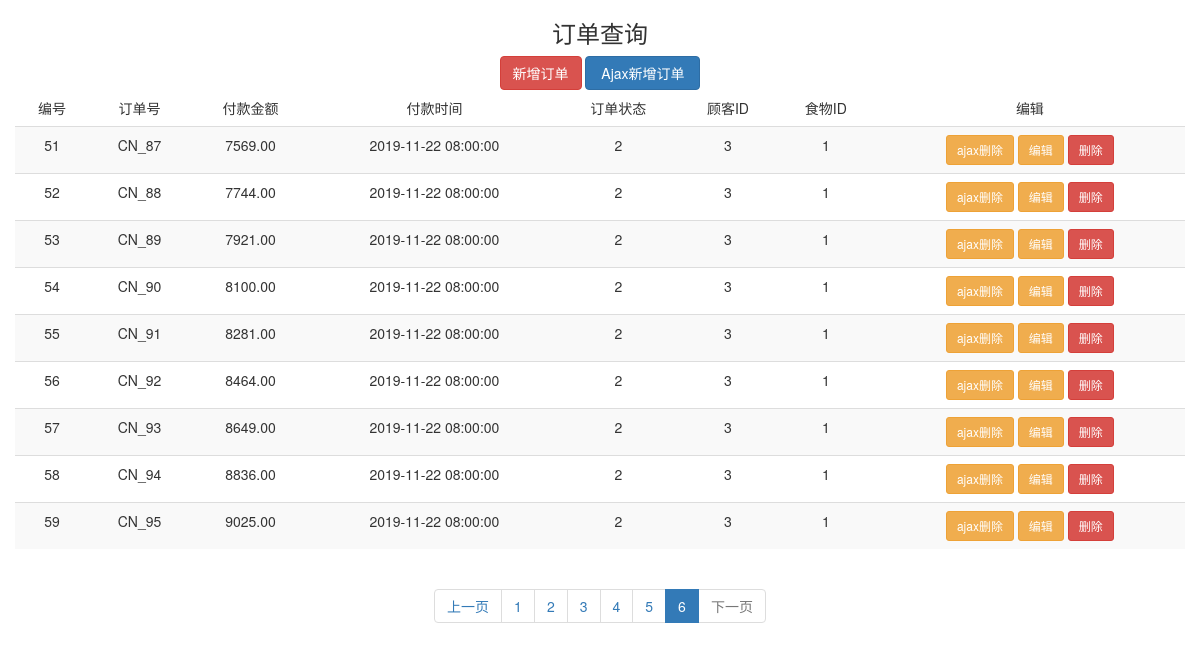
The app's page /index/?page=6, older data.
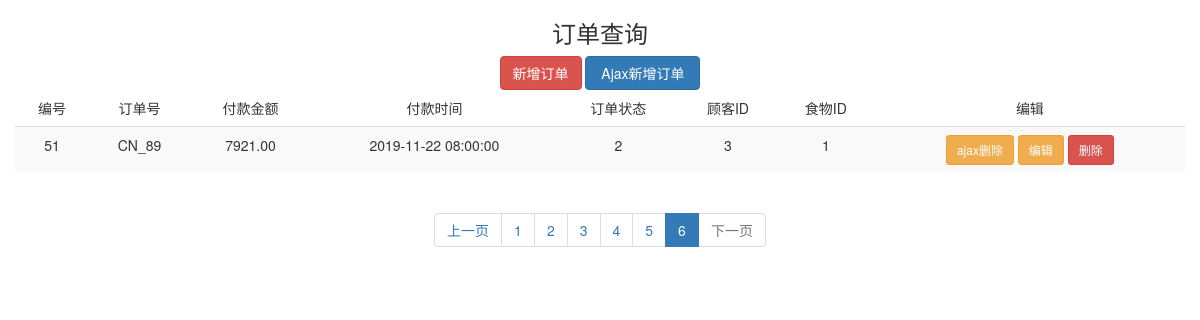
The same page, newer data.
### test_app/models.py (models this page shows)
class Order(models.Model):
    oid = models.AutoField(primary_key=True, verbose_name='编号',)    # AutoField 自增
    order_num = models.CharField(max_length=32, verbose_name='订单号')
    price = models.DecimalField(max_digits=8, decimal_places=2, verbose_name='实付金额')  # DecimalFiel 高精度浮点 第一个
    pay_date = models.DateTimeField(verbose_name='付款日期')    # DateTimeField 日期
    order_status = models.CharField(max_length=32, verbose_name='订单状态: 1、进行中。3已结束 2、备用状态')
    customer = models.ForeignKey(to='Customer', db_constraint=False, on_delete=models.DO_NOTHING)
    food = models.CharField(max_length=256, verbose_name='订单食物')
    fooddetails =models.ManyToManyField(to='FoodDetails',)

### test_app/views.py (the view)
# urls.py: path('index/', views.index, name='shouye'),
def index(request):
    order_list = Order.objects.all().order_by("oid")   # 排序防止弹出警告
    paginator = Paginator(order_list, 10)
    try:
        current_page_num = request.GET.get("page", 1)  # 当前页码数,取值取不到默认为1。
        current_page = paginator.page(current_page_num)  # 当前页对象
    except EmptyPage as e:
        current_page_num = 1
        current_page = paginator.page(1)
    var = (int(current_page_num)-1)*10
    return render(request, 'index.html', {'current_page': current_page,
                                          "paginator": paginator,
                                          "current_page_num": int(current_page_num),
                                          "var": var
                                          })

### test_app/utils/customMiddleWares.py (called while the page is built, shortened)
    def process_request(self, request):
        if request.path in ["/login/"] or ["/reg/"]:
            return None

    def process_response(self, request, response):
        return response

### templates/index.html (shortened to what this page needs)
<!DOCTYPE html>
<html lang="en">
<head>
    {% load staticfiles %}
    <link rel="stylesheet" href="https://cdn.jsdelivr.net/npm/bootstrap@3.3.7/dist/css/bootstrap.min.css">
</head>
<body>
    <h3 style="text-align:center;">订单查询</h3>
    <div class="container" >
        <div class="row" >
            <div class="23333">
                <a class="btn btn-danger " href="/add_order/">新增订单</a>
                <button type="button" class="btn btn-primary" data-toggle="modal" data-target="#myModal"
                style="width: 115px; height: 34px;">Ajax新增订单</button>
                <table class="table table-striped table-hover">
                    <thead>
                    <tr>
                        <td>编号</td>
                        <td>订单号</td>
                        <td>付款金额</td>
                        <td>付款时间</td>
                        <td>订单状态</td>
                        <td>顾客ID</td>
                        <td>食物ID</td>
                        <td>编辑</td>
                    </tr>
                    </thead>
                    <tbody class="tbody" id="tbody">
                    {% for order in current_page %}
                        <tr>
                            <td>{{ forloop.counter|add:var}}</td>
                            <td>{{ order.order_num }}</td>
                            <td>{{ order.price }}</td>
                            <td>{{ order.pay_date | date:'Y-m-d H:i:s'}}</td>
                            <td>{{order.customer_id}}</td>
                            <td>{{ order.order_status}}</td>
                            <td>{{order.food}}</td>
                            <td>
                                <button pk="{{order.oid}}" class="btn btn-warning btn-sm delbtn">ajax删除</button>
                                <a href="{% url 'bianji' order.oid %}" class="btn btn-warning btn-sm">编辑</a>
                                <a href="{% url 'shanchu' order.oid %}" class="btn btn-danger btn-sm">删除</a>
                            </td>
                        </tr>
                    {% endfor %}
                    </tbody>
                </table>
            </div>
        </div>
    </div>
    <nav aria-label="Page navigation">
      <ul class="pagination">
            {% if current_page.has_previous %}
                <li><a href="?page={{ current_page.previous_page_number }}" aria-label="Previous">上一页</a></li>
            {% else %}
                <li class="disabled"><a href="">上一页</a></li>
            {% endif %}
            {% for num in paginator.page_range %}
                {% if num == current_page_num %}
                <li class="active"><a href="?page={{ num }}">{{ num }}</a></li>
                {% else %}
                <li ><a href="?page={{ num }}">{{ num }}</a></li>
                {% endif %}
            {% endfor %}
            {% if current_page.has_next %}
                <li><a href="?page={{ current_page.next_page_number }}" aria-label="Previous">下一页</a></li>
            {% else %}
                <li class="disabled"><a href="">下一页</a></li>
            {% endif %}
      </ul>
    </nav>
</body>
</html>

Row changes from the older to the newer data that the page shows:
no longer on this page (row unchanged): Order: order_num "CN_87", price "7569.00", pay_date "2019-11-22 08:00:00", customer_id "2", order_status "3", food "1"
removed Order: order_num "CN_88", price "7744.00", pay_date "2019-11-22 08:00:00", customer_id "2", order_status "3", food "1"
removed Order: order_num "CN_90", price "8100.00", pay_date "2019-11-22 08:00:00", customer_id "2", order_status "3", food "1"
removed Order: order_num "CN_91", price "8281.00", pay_date "2019-11-22 08:00:00", customer_id "2", order_status "3", food "1"
removed Order: order_num "CN_92", price "8464.00", pay_date "2019-11-22 08:00:00", customer_id "2", order_status "3", food "1"
removed Order: order_num "CN_93", price "8649.00", pay_date "2019-11-22 08:00:00", customer_id "2", order_status "3", food "1"
removed Order: order_num "CN_94", price "8836.00", pay_date "2019-11-22 08:00:00", customer_id "2", order_status "3", food "1"
removed Order: order_num "CN_95", price "9025.00", pay_date "2019-11-22 08:00:00", customer_id "2", order_status "3", food "1"
